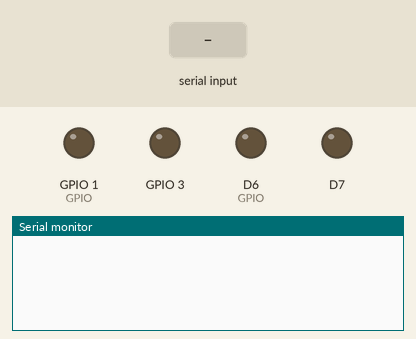
Simulated run of this sketch. Board: ESP8266 (NodeMCU). Parts: output pins drawn as LEDs (lit = HIGH), the last lines printed to the serial monitor. Inputs (shaded band) come from the test bench.

Above: at 1.2 s.
1.3 s: "90,45\n" received over Serial
At 3.1 s:
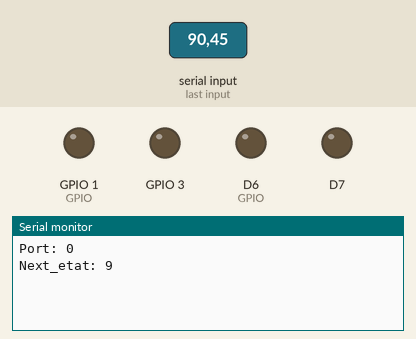
3.8 s: "A90\n" received over Serial
At 6.0 s:
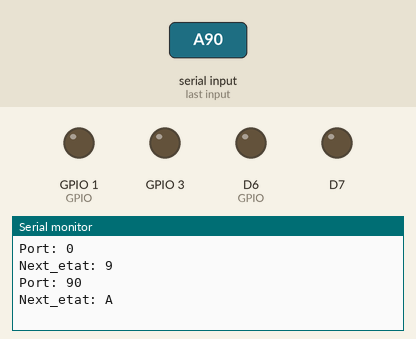
6.3 s: "D90\n" received over Serial
At 8.1 s:
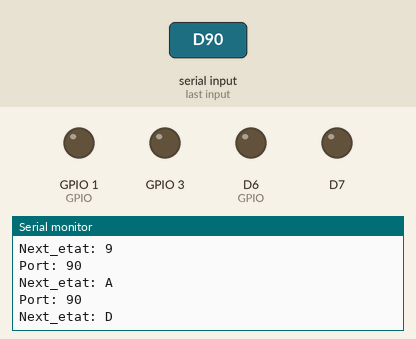

The sketch:

GPIO_Incommand.ino
```cpp
#define Delais 1000  // Délai en millisecondes
#define GPIO1 D11
#define GPIO2 D10
#define GPIO3 D9
#define GPIO4 D6

int GPIO[5] = {-1,GPIO1, GPIO2, GPIO3, GPIO4};

// Déclaration des fonctions
void setBobine(int Port, char Etat);
void activerBobine(int Port);
void desactiverBobine(int Port);

void setup() {
    Serial.begin(9600);  // Commencer la connexion série avec 9600 bauds
    for (int i = 1; i < 5; i++) {
        pinMode(GPIO[i], OUTPUT);  // Configurer les GPIO comme sorties
    }
}

void loop() {
    if (Serial.available() > 0) {  // Vérifie s'il y a des données sur l'interface série
        String receivedData = Serial.readString();  // Lire les données comme une chaîne de caractères


        // Extraire le premier caractère comme état
        char Next_etat = receivedData[0];

        // Extraire le reste comme numéro de port (int)
        int Port = receivedData.substring(1).toInt();
        Serial.print("Port: ");
        Serial.println(Port);

        Serial.print("Next_etat: ");
        Serial.println(Next_etat);

        // Attendre un délai avant d'exécuter la commande
        delay(Delais);

        // Appeler la fonction setBobine
        setBobine(Port, Next_etat);
    }
}

void activerBobine(int Port) {
    digitalWrite(GPIO[Port], HIGH);  // Activer la bobine (HIGH)
}

void desactiverBobine(int Port) {
    digitalWrite(GPIO[Port], LOW);  // Désactiver la bobine (LOW)
}

void setBobine(int Port, char Etat) {

    switch (Etat) {
        case 'A':  // Si l'état est 'A', activer la bobine
            activerBobine(Port);
            break;
        case 'D':  // Si l'état est 'D', désactiver la bobine
            desactiverBobine(Port);
            break;
        default:
            break;  // Ne rien faire si l'état est invalide
    }
}
```

Measured:
- after the input at 1.3 s, the serial monitor: prints a new line after 1.0 s (image 1)
- after the input at 3.8 s, the serial monitor: prints a new line after 1.0 s (image 2)
- after the input at 6.3 s, the serial monitor: prints a new line after 1.0 s (image 3)
